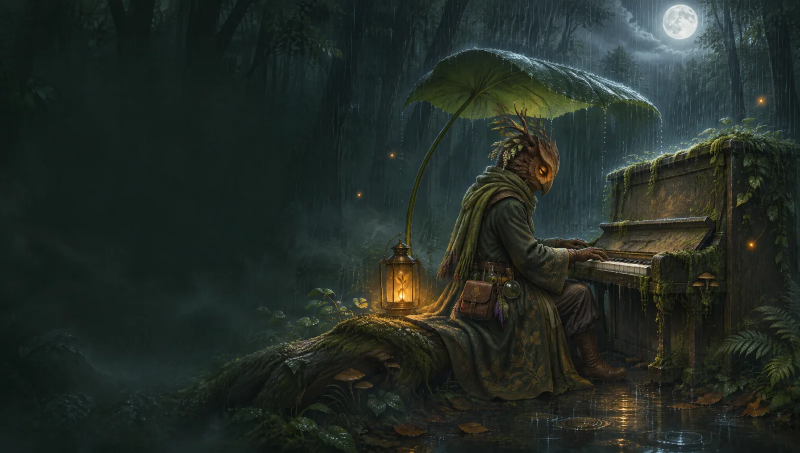
#> input picture assets/img/blog/01-sad-progressions.webp, 1600 x 905 px, given in place of cover-borrowed-chords-beatles.webp, which was not available (shown at 1/2 size)
$ python blog_gen.py ../assets/img/blog
#> lines starting #> are read from the running program, lines starting #| are printed output that depends on the picture
#!/usr/bin/env python3
"""Generate the 5 new Chordseed blog posts (EN + ES), the Spanish blog index,
update the English blog index and sitemap. Usage: python3 gen.py <repo_root>"""
import sys, pathlib, re, html
sys.path.insert(0, str(pathlib.Path(__file__).parent))
from posts_en import POSTS_EN
from posts_es import POSTS_ES
from PIL import Image

ROOT = pathlib.Path(sys.argv[1])
SITE = 'https://chordseed.pages.dev'
ORDER = ['borrowed', 'reharm', 'key', 'numbers', 'lofi']
DATE = '2026-11-24'
FONTS = ('<link rel="preconnect" href="https://fonts.googleapis.com"><link rel="preconnect" href="https://fonts.gstatic.com" crossorigin>\n'
         '<link rel="stylesheet" href="https://fonts.googleapis.com/css2?family=Cormorant+Garamond:ital,wght@0,500;0,600;1,600&family=Figtree:wght@400;500;600;700&display=swap">')

L = {
 'en': dict(features='Features', pricing='Pricing', open='Open the app', home='Home', app='App', privacy='Privacy', terms='Terms',
            all='← All articles', read='min read', journal='The Chordseed Journal', more='Keep reading', tryh='Try it in Chordseed',
            cta='Open the app →', other='Leer en español', locale='en_US',
            footer='© 2026 Chordseed. Created in Nevada, USA. · App creator:'),
 'es': dict(features='Funciones', pricing='Precios', open='Abrir la app', home='Inicio', app='App', privacy='Privacidad', terms='Términos',
            all='← Todos los artículos', read='min de lectura', journal='El diario de Chordseed', more='Sigue leyendo', tryh='Pruébalo en Chordseed',
            cta='Abrir la app →', other='Read in English', locale='es_ES',
            footer='© 2026 Chordseed. Creado en Nevada, EE. UU. · Creador de la app:'),
}

def url(lang, key):
    return f"/blog/{POSTS_EN[key]['slug']}/" if lang == 'en' else f"/blog/es/{POSTS_ES[key]['slug']}/"

def post(lang, key):
    return POSTS_EN[key] if lang == 'en' else {**POSTS_EN[key], **POSTS_ES[key]}

def esc(s): return html.escape(s, quote=True)

# [90 lines left out: functions head, nav, footer, card, article, not called in this run]

def json_str(s):
    import json
    return json.dumps(s, ensure_ascii=False)

def og_images():
    for k in ORDER:
        p = POSTS_EN[k]
        im = Image.open(ROOT / f'assets/img/blog/{p["img"]}.webp').convert('RGB')
#> im is the input picture: PIL image 1600x905 RGB; mean R, G, B 35.5, 44, 37.8
        w, h = im.size  # 1600x905 -> crop to 1200:630 ratio
#> w = 1600; h = 905
        th = int(w * 630 / 1200)
#> th = 840
        top = max(0, (h - th) // 2)
#> top = 32
        im.crop((0, top, w, top + th)).resize((1200, 630), Image.LANCZOS).save(ROOT / f'assets/img/og/{p["og"]}.jpg', quality=84, optimize=True, progressive=True)
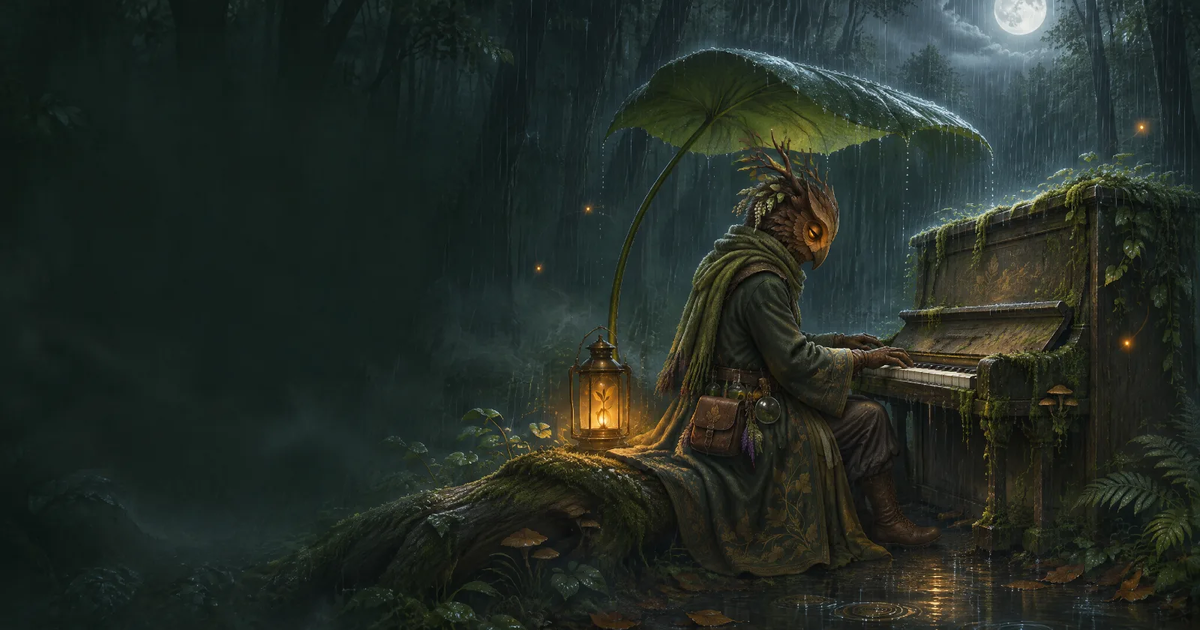
#> saved as borrowed-chords.jpg: PIL image 1200x630 RGB; mean R, G, B 35.8, 44.1, 37.7
#> pass 2 of the loop in og_images, `for k in ORDER:`:
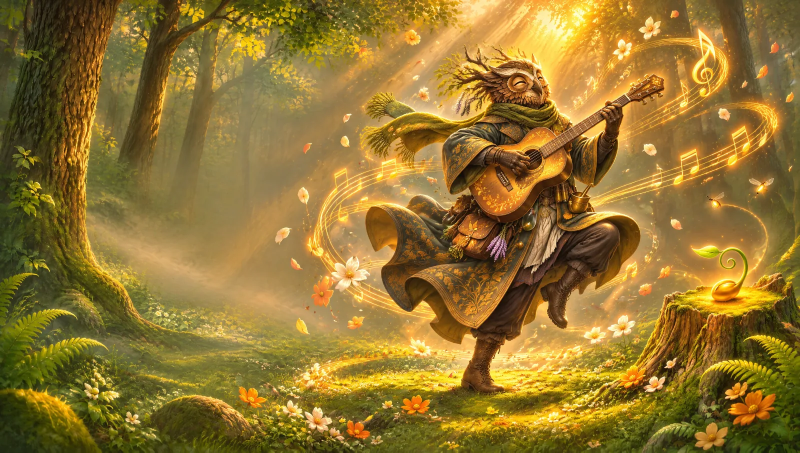
#> input picture assets/img/blog/02-happy-pop.webp, 1600 x 905 px, given in place of cover-how-to-reharmonize-a-song.webp, which was not available (shown at 1/2 size)
#> in og_images, im is the input picture: PIL image 1600x905 RGB; mean R, G, B 146.1, 117.2, 49.2
#> in og_images, `im.crop((0, top, w, top + th)).resize((1200, 630), Image.LANCZOS).save..`:
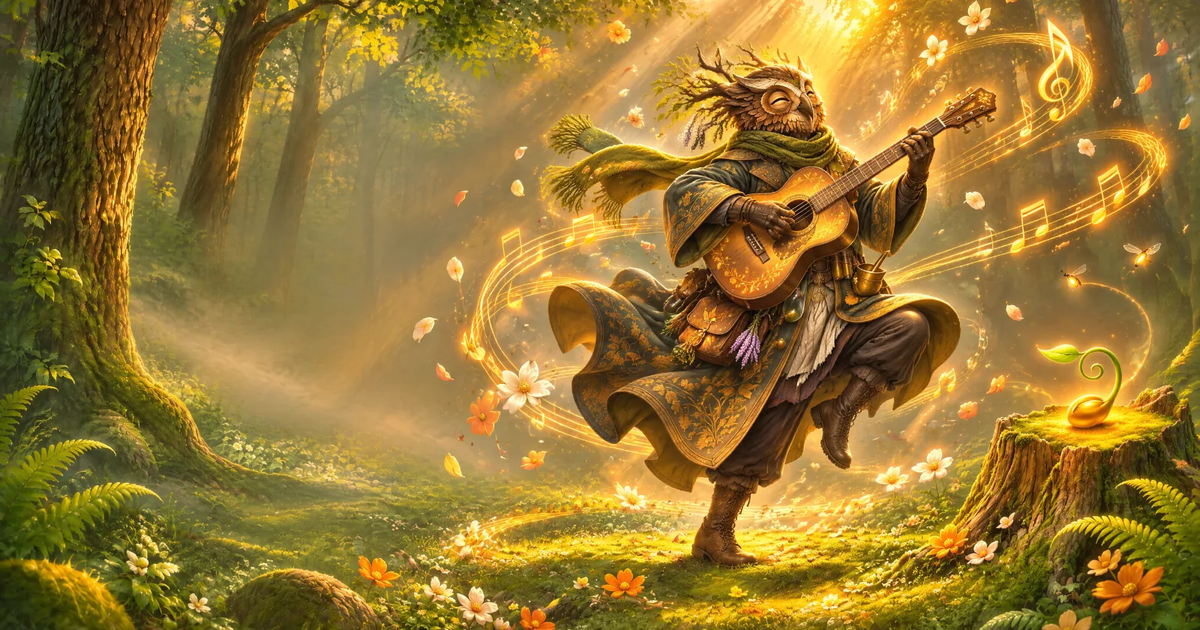
#> saved as reharmonize.jpg: PIL image 1200x630 RGB; mean R, G, B 148.9, 118.9, 50.8

# [39 lines left out: functions es_index, en_index, sitemap, not called in this run]

if __name__ == '__main__':
#> (the run stopped early here; a loop or call above may not have finished)
